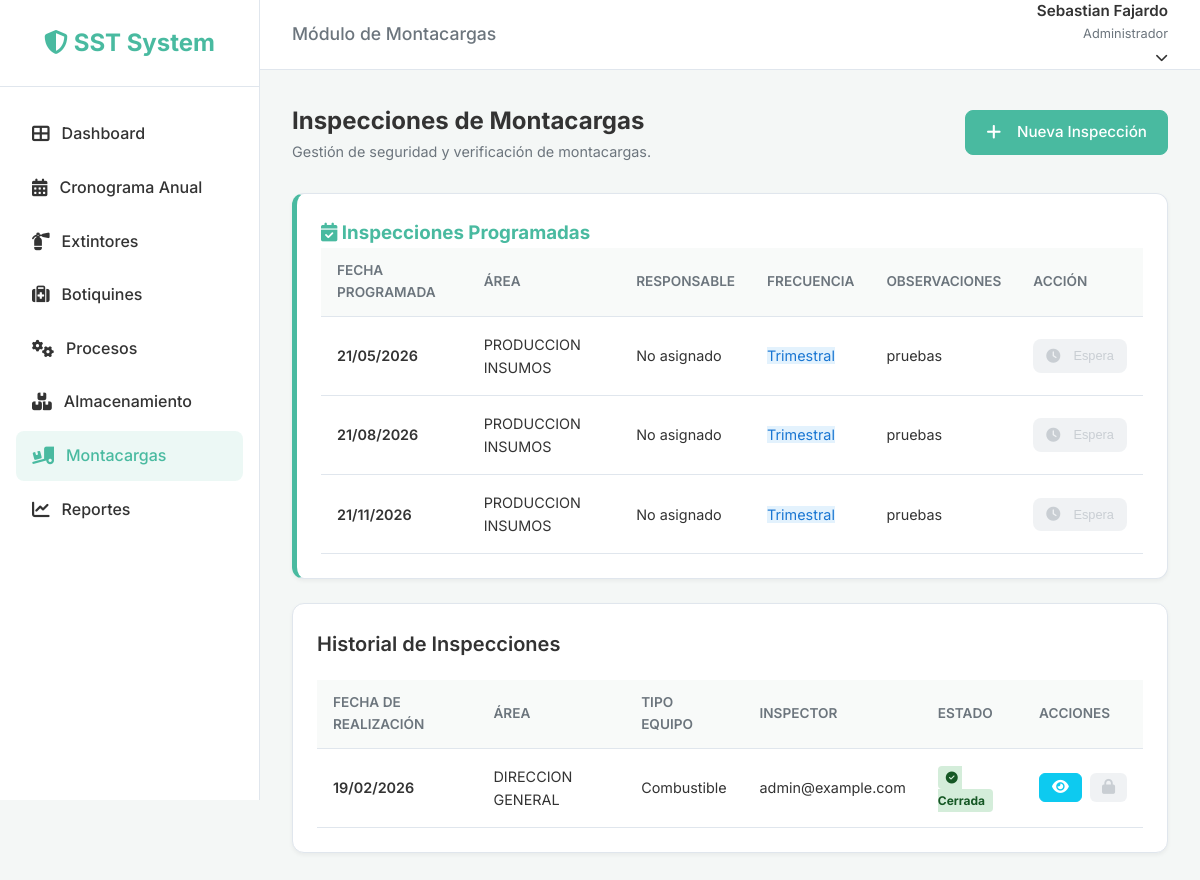
The page /inspections/forklift/ (signed in) on the database as committed earlier.
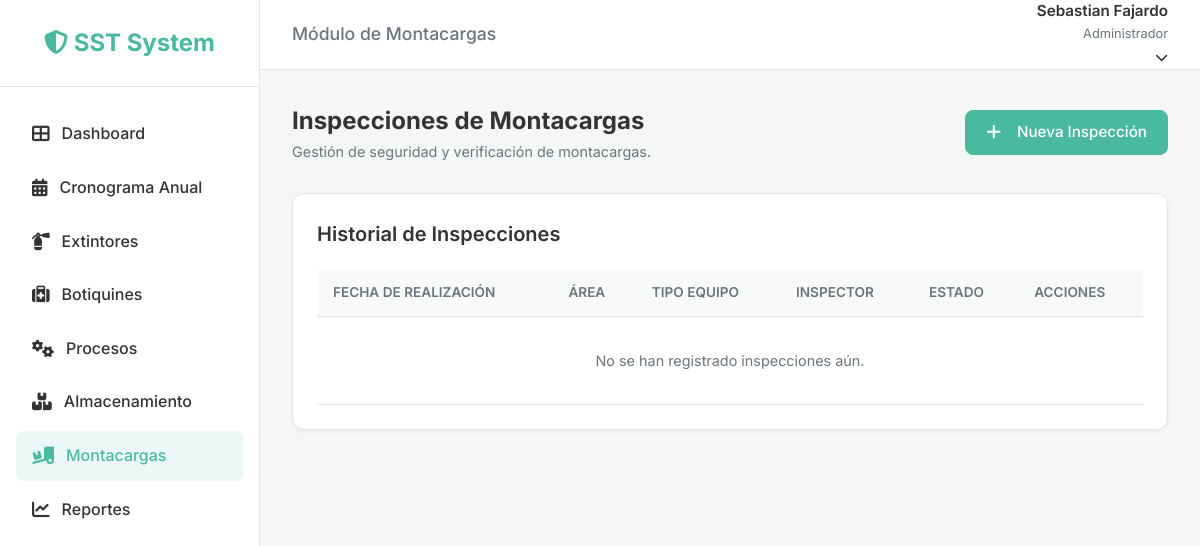
The same page on the database as committed later.
### inspections/models.py (models this page shows, shortened)
class InspectionSchedule(models.Model):
    FREQUENCY_CHOICES = [
        ('Mensual', 'Mensual'),
        ('Bimestral', 'Bimestral'),
        ('Trimestral', 'Trimestral'),
        ('Cuatrimestral', 'Cuatrimestral'),
        ('Semestral', 'Semestral'),
        ('Anual', 'Anual'),
    ]
    STATUS_CHOICES = [
        ('Programada', 'Programada'),
        ('Realizada', 'Realizada'),
        ('Pendiente', 'Pendiente'),
    ]
    year = models.IntegerField(verbose_name="Año de Programación", blank=True, null=True)
    area = models.ForeignKey(
        'Area',
        on_delete=models.PROTECT,
        verbose_name="Área a Inspeccionar",
        help_text="Seleccione el área donde se realizará la inspección"
    )
    inspection_type = models.CharField(max_length=200, verbose_name="Tipo de Inspección")
    frequency = models.CharField(max_length=20, choices=FREQUENCY_CHOICES, verbose_name="Frecuencia")
    scheduled_date = models.DateField(verbose_name="Fecha Programada")
    responsible = models.ForeignKey(
        settings.AUTH_USER_MODEL,
        on_delete=models.CASCADE,
        related_name='scheduled_inspections',
        verbose_name="Responsable",
        blank=True,
        null=True
    )
    status = models.CharField(
        max_length=20,
        choices=STATUS_CHOICES,
        default='Programada',
        verbose_name="Estado"
    )
    observations = models.TextField(blank=True, null=True, verbose_name="Observaciones")
    created_at = models.DateTimeField(auto_now_add=True)
    updated_at = models.DateTimeField(auto_now=True)
    class Meta:
        verbose_name = "Cronograma de Inspección"
        verbose_name_plural = "Cronogramas de Inspección"
        ordering = ['scheduled_date']

class Area(models.Model):
    name = models.CharField(max_length=200, unique=True, verbose_name="Nombre del Área")
    is_active = models.BooleanField(default=True, verbose_name="Activa")
    created_at = models.DateTimeField(auto_now_add=True)
    updated_at = models.DateTimeField(auto_now=True)
    class Meta:
        verbose_name = "Área"
        verbose_name_plural = "Áreas"
        ordering = ['name']
    def __str__(self):
        return self.name

class BaseInspection(models.Model):
    STATUS_CHOICES = [
        ('Cumple', 'Cumple'),
        ('No Cumple', 'No Cumple'),
        ('No Aplica', 'No Aplica'),
    ]
    inspection_date = models.DateField(verbose_name="Fecha de Inspección")
    area = models.ForeignKey(
        'Area',
        on_delete=models.PROTECT,
        verbose_name="Área/Ubicación",
        help_text="Seleccione el área inspeccionada"
    )
    inspector = models.ForeignKey(
        settings.AUTH_USER_MODEL,
        on_delete=models.SET_NULL,
        null=True,
        related_name="%(class)s_inspections",
        verbose_name="Inspector"
    )
    schedule_item = models.ForeignKey(
        'InspectionSchedule',
        on_delete=models.SET_NULL,
        null=True,
        blank=True,
        verbose_name="Ítem del Cronograma",
        related_name="%(class)s_actual_inspections"
    )
    general_status = models.CharField(
        max_length=20,
        choices=STATUS_CHOICES,
        default='Cumple',
        verbose_name="Estado General"
    )
    observations = models.TextField(blank=True, null=True, verbose_name="Observaciones Generales")
    created_at = models.DateTimeField(auto_now_add=True)
    updated_at = models.DateTimeField(auto_now=True)
    class Meta:
        abstract = True
        ordering = ['-inspection_date']

class ForkliftInspection(BaseInspection):
    ROLE_CHOICES = [
        ('Brigadista', 'Brigadista'),
        ('Equipo SST', 'Equipo SST'),
        ('Copasst', 'Copasst'),
    ]
    inspector_role = models.CharField(
        max_length=20,
        choices=ROLE_CHOICES,
        default='Equipo SST',
        verbose_name="Rol del Inspector"
    )
    FORKLIFT_TYPE_CHOICES = [
        ('Combustible', 'Montacarga de Combustible'),
        ('Electrico', 'Montacarga Eléctrico'),
    ]
    forklift_type = models.CharField(
        max_length=20,
        choices=FORKLIFT_TYPE_CHOICES,
        default='Combustible',
        verbose_name="Tipo de Montacarga"
    )
    STATUS_CHOICES = [
        ('Pendiente', 'Pendiente'),
        ('En proceso', 'En proceso'),
        ('Pendiente de Firmas', 'Pendiente de Firmas'),
        ('Cerrada', 'Cerrada'),
        ('Cerrada con Hallazgos', 'Cerrada con Hallazgos')
    ]
    status = models.CharField(max_length=30, choices=STATUS_CHOICES, default='Pendiente', verbose_name="Estado")
    additional_observations = models.TextField(blank=True, null=True, verbose_name="Observaciones Adicionales")
    parent_inspection = models.ForeignKey(
        'self',
        on_delete=models.CASCADE,
        null=True,
        blank=True,
        related_name='follow_ups',
        verbose_name="Inspección Padre"
    )
    def get_total_follow_ups_count(self):
        count = 0
        for child in self.follow_ups.all():
            count += 1
            count += child.get_total_follow_ups_count()
        return count
    class Meta(BaseInspection.Meta):
        verbose_name = "Inspección de Montacargas"
        verbose_name_plural = "Inspecciones de Montacargas"

### users/models.py (models this page shows, shortened)
class CustomUser(AbstractUser):
    email = models.EmailField(unique=True)
    document_number = models.CharField(max_length=20, blank=True, null=True)
    role = models.ForeignKey('roles.Role', on_delete=models.SET_NULL, null=True, blank=True,
                             related_name='users', verbose_name='Rol')
    updated_at = models.DateTimeField(auto_now=True)
    digital_signature = models.TextField(blank=True, null=True, verbose_name="Firma Digital") # Base64 encoded image
    USERNAME_FIELD = 'email'
    REQUIRED_FIELDS = ['username', 'first_name', 'last_name']
    def __str__(self):
        return self.email
    def has_perm_custom(self, module, action):
        if self.is_superuser:
            return True
        if self.role and self.role.name == 'Administrador':
            return True
        if not self.role or not self.role.is_active:
            return False
        return self.role.has_permission(module, action)

### inspections/views.py (the view)
# urls.py: path('forklift/', ForkliftListView.as_view(), name='forklift_list'),
class ForkliftListView(LoginRequiredMixin, RolePermissionRequiredMixin, ScheduledInspectionsMixin, ListView):
    permission_required = ('forklift', 'view')
    model = ForkliftInspection
    template_name = 'inspections/forklift_list.html'
    context_object_name = 'inspections'
    inspection_module_type = 'forklift'
    def get_queryset(self):
        qs = super().get_queryset()
        from django.utils import timezone
        current_year = timezone.now().year
        return qs.filter(inspection_date__year=current_year, parent_inspection__isnull=True)

### roles/mixins.py (called while the page is built)
    def dispatch(self, request, *args, **kwargs):
        if not request.user.is_authenticated:
            return self.handle_no_permission()
        if not self.has_permission():
            messages.error(request, 'No tienes permiso para realizar esta acción o acceder a esta sección.')
            referer = request.META.get('HTTP_REFERER')
            if referer and referer != request.build_absolute_uri():
                return redirect(referer)
            return redirect('dashboard')
        return super().dispatch(request, *args, **kwargs)

    def has_permission(self):
        if self.permission_required:
            user = self.request.user
            if hasattr(user, 'has_perm_custom'):
                if isinstance(self.permission_required, (list, tuple)) and len(self.permission_required) == 2:
                    module, action = self.permission_required
                    return user.has_perm_custom(module, action)
        return True

### templates/inspections/forklift_list.html (shortened to what the changed rows need)
{% extends 'base.html' %}
{% load static %}
{% block extra_head %}
<link rel="stylesheet" href="{% static 'css/dashboard.css' %}">
{% endblock %}
{% block header_title %}Módulo de Montacargas{% endblock %}
{% block content %}
<div class="dashboard-header">
    <div>
        <h1 style="font-size: 1.5rem; font-weight: 700;">Inspecciones de Montacargas</h1>
    </div>
</div>
{% if scheduled_inspections %}
<div class="card" style="border-left: 5px solid #49BAA0;">
    <h3 class="inspection-section-title" style="color: #49BAA0; border-color: #49BAA0;"><i
            class="fas fa-calendar-check"></i>
        Inspecciones Programadas</h3>
    <div class="table-wrapper">
        <table>
            <thead>
                <tr>
                    <th>Fecha Programada</th>
                    <th>Área</th>
                    <th>Responsable</th>
                    <th>Frecuencia</th>
                    <th>Observaciones</th>
                    <th>Acción</th>
                </tr>
            </thead>
            <tbody>
                {% for item in scheduled_inspections %}
                <tr>
                    <td style="font-weight: 600;">{{ item.scheduled_date|date:"d/m/Y" }}</td>
                    <td>{{ item.area }}</td>
                    <td>{% if item.responsible %}{{ item.responsible.get_full_name|default:item.responsible.username
                        }}{% else %}No asignado{% endif %}</td>
                    <td><span class="badge" style="background: #e3f2fd; color: #1976d2;">{{ item.frequency }}</span>
                    </td>
                    <td>{{ item.observations|truncatewords:8|default:"—" }}</td>
                    <td>
                        {% if item.can_execute %}
                        <a href="{% url 'forklift_create' %}?schedule_item={{ item.pk }}" class="btn btn-primary"
                            style="padding: 6px 12px; font-size: 0.8rem;">
                            <i class="fas fa-play" style="margin-right: 5px;"></i> Ejecutar
                        </a>
                        {% else %}
                        <button class="btn" disabled
                            style="padding: 6px 12px; font-size: 0.8rem; background: #e9ecef; color: #adb5bd; cursor: not-allowed;"
                            title="Disponible en la fecha programada">
                            <i class="fas fa-clock" style="margin-right: 5px;"></i> Espera
                        </button>
                        {% endif %}
                    </td>
                </tr>
                {% endfor %}
            </tbody>
        </table>
    </div>
</div>
{% endif %}
<div class="card">
    <div class="table-wrapper">
        <table>
            <thead>
                <tr>
                    <th>Fecha de Realización</th>
                    <th>Área</th>
                    <th>Tipo Equipo</th>
                    <th>Inspector</th>
                    <th>Estado</th>
                    <th>Acciones</th>
                </tr>
            </thead>
            <tbody>
                {% for inspection in inspections %}
                <tr>
                    <td style="font-weight: 600;">{{ inspection.inspection_date|date:"d/m/Y" }}</td>
                    <td>{{ inspection.area }}</td>
                    <td>{{ inspection.forklift_type }}</td>
                    <td>{{ inspection.inspector }}</td>
                    <td>
                        <div class="d-flex flex-column">
                            <span class="compliance-badge" style="font-size: 0.75rem; width: fit-content;
                                {% if inspection.status == 'Cerrada' %}
                                    background: #d4edda; color: #155724;
                                {% elif inspection.status == 'Cerrada con Hallazgos' %}
                                    background: #fff3cd; color: #856404;
                                {% elif inspection.status == 'Pendiente de Firmas' %}
                                    background: #fff3e0; color: #e65100;
                                {% elif inspection.status == 'En proceso' %}
                                    background: #cce5ff; color: #004085;
                                {% else %}
                                    background: #e2e3e5; color: #495057;
                                {% endif %}">
                                {% if inspection.status == 'Pendiente de Firmas' %}
                                <i class="fas fa-pen-nib" style="margin-right:4px;"></i>
                                {% elif inspection.status == 'Cerrada' %}
                                <i class="fas fa-check-circle" style="margin-right:4px;"></i>
                                {% elif inspection.status == 'Cerrada con Hallazgos' %}
                                <i class="fas fa-exclamation-circle" style="margin-right:4px;"></i>
                                {% elif inspection.status == 'En proceso' %}
                                <i class="fas fa-spinner" style="margin-right:4px;"></i>
                                {% else %}
                                <i class="fas fa-clock" style="margin-right:4px;"></i>
                                {% endif %}
                                {{ inspection.get_status_display }}
                            </span>
                        </div>
                    </td>
                    <td>
                        <div style="display: flex; gap: 8px;">
                            <a href="{% url 'forklift_detail' inspection.pk %}" class="btn btn-sm btn-info"
                                title="Ver Detalle">
                                <i class="fas fa-eye"></i>
                            </a>
                            {% if inspection.status != 'Cerrada' and inspection.status != 'Cerrada con Hallazgos' %}
                            <a href="{% url 'forklift_edit' inspection.pk %}" class="btn btn-sm btn-primary"
                                title="Editar">
                                <i class="fas fa-edit"></i>
                            </a>
                            {% else %}
                            <button class="btn btn-sm"
                                style="background: #e9ecef; color: #adb5bd; padding: 6px 12px; cursor: not-allowed; border:none;"
                                disabled title="Inspección Cerrada">
                                <i class="fas fa-lock"></i>
                            </button>
                            {% endif %}
                        </div>
                    </td>
                </tr>
                {% empty %}
                <tr>
                    <td colspan="6" style="text-align: center; padding: 32px; color: var(--text-light);">No se han
                        registrado inspecciones aún.</td>
                </tr>
                {% endfor %}
            </tbody>
        </table>
    </div>
</div>
{% endblock %}

Rows that differ between the two databases and show on the page:
removed InspectionSchedule: scheduled_date "21/05/2026", area "PRODUCCION INSUMOS", shows "No asignado", frequency "Trimestral", observations "pruebas", shows "Espera"
removed InspectionSchedule: scheduled_date "21/08/2026", area "PRODUCCION INSUMOS", shows "No asignado", frequency "Trimestral", observations "pruebas", shows "Espera"
removed InspectionSchedule: scheduled_date "21/11/2026", area "PRODUCCION INSUMOS", shows "No asignado", frequency "Trimestral", observations "pruebas", shows "Espera"
removed ForkliftInspection: inspection_date "19/02/2026", area "DIRECCION GENERAL", forklift_type "Combustible", inspector "admin@example.com", status "Cerrada"
Other text that changed with them:
text no longer shown: "Inspecciones Programadas FECHA PROGRAMADA ÁREA RESPONSABLE FRECUENCIA OBSERVACIONES ACCIÓN"
text now shown: "No se han registrado inspecciones aún."
